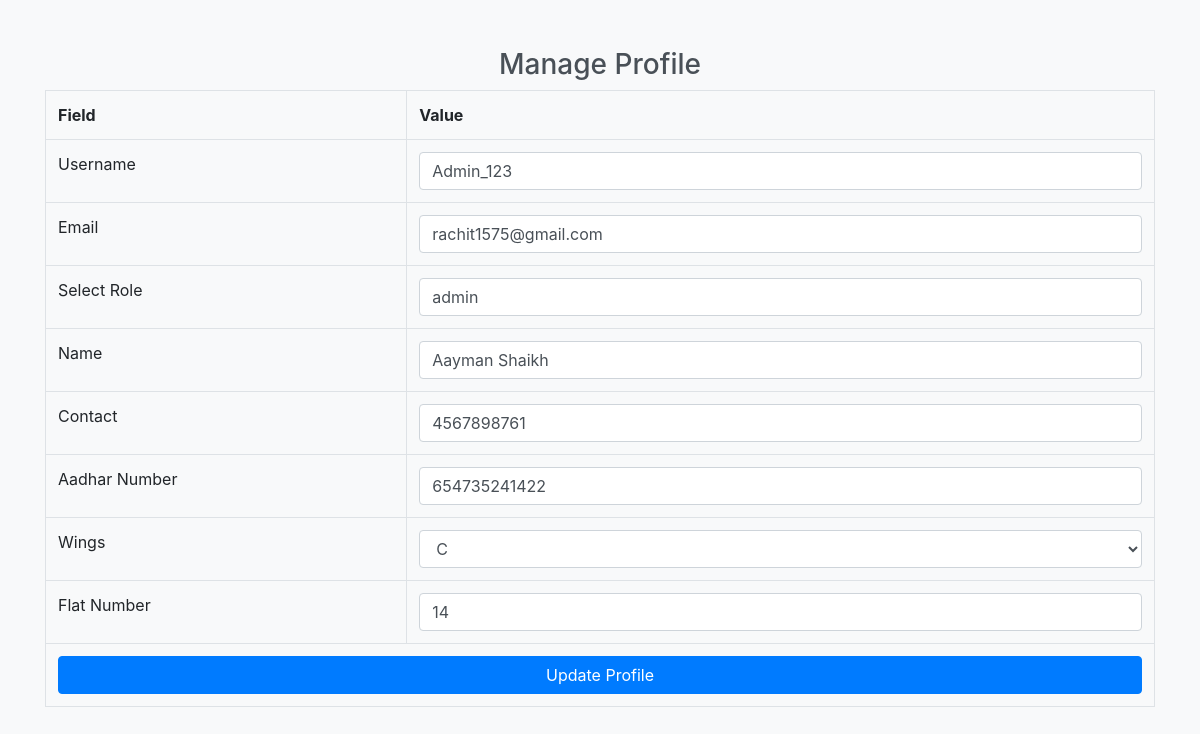
Page /profile.php (signed in) on the committed database.
### tables this page shows
CREATE TABLE `tbluser` (
  `user_id` int(11) NOT NULL,
  `username` varchar(20) NOT NULL,
  `email` varchar(30) NOT NULL,
  `password` varchar(100) NOT NULL,
  `user_role` varchar(20) NOT NULL,
  `name` varchar(20) NOT NULL,
  `contact` bigint(20) NOT NULL,
  `aadhar_no` bigint(20) NOT NULL,
  `wings` varchar(1) NOT NULL,
  `flat_no` int(4) NOT NULL,
  `created_at` datetime DEFAULT current_timestamp()
);

### profile.php (the view, shortened to what this page needs)
<?php
require 'dbFile/database.php';
$user_id = $_SESSION['user_id'];
$sql = "SELECT * FROM tblUser WHERE user_id = $user_id";
$result = mysqli_query($conn, $sql);
$q = mysqli_fetch_assoc($result);
?>
<!DOCTYPE html>
<html lang="en">
<head>
    <link href="https://cdn.jsdelivr.net/npm/bootstrap@4.5.2/dist/css/bootstrap.min.css" rel="stylesheet">
</head>
<body>
<div class="container mt-5">
    <h2 class="text-center">Manage Profile</h2>
    <form action="<?php echo htmlspecialchars($_SERVER['PHP_SELF']); ?>" method="post">
        <div class="table-responsive">
            <table class="table table-bordered">
                <tr>
                    <th>Field</th>
                    <th>Value</th>
                </tr>
                <tr>
                    <td><label for="username">Username</label></td>
                    <td><input type="text" class="form-control" id="username" name="username" pattern="^(?=.*[A-Z])(?=.*\d)(?=.*_)[A-Za-z\d_]{5,20}$"
                               title="Username should be 5-20 characters long, contain (Xyz_012)"
                               value="<?php echo htmlspecialchars($q['username']); ?>" required></td>
                </tr>
                <tr>
                    <td><label for="email">Email</label></td>
                    <td><input type="email" class="form-control" id="email" name="email"
                               value="<?php echo htmlspecialchars($q['email']); ?>" required></td>
                </tr>
                <tr>
                    <td><label for="user_role">Select Role</label></td>
                    <td>
                        <span class="form-control"><?php echo htmlspecialchars($q['user_role']); ?></span>
                    </td>
                </tr>
                <tr>
                    <td><label for="name">Name</label></td>
                    <td><input type="text" class="form-control" id="name" name="name" pattern="[A-Za-z ]{1,20}$"
                               title="Name should contain only letters" value="<?php echo htmlspecialchars($q['name']); ?>" required></td>
                </tr>
                <tr>
                    <td><label for="contact">Contact</label></td>
                    <td><input type="text" class="form-control" id="contact" name="contact" pattern="\d{10}"
                               title="Contact should contain exactly 10 digits and no other characters."
                               value="<?php echo htmlspecialchars($q['contact']); ?>" required></td>
                </tr>
                <tr>
                    <td><label for="aadhar_no">Aadhar Number</label></td>
                    <td>
                        <span class="form-control"><?php echo htmlspecialchars($q['aadhar_no']); ?></span>
                    </td>
                </tr>
                <tr>
                    <td><label for="wings">Wings</label></td>
                    <td>
                        <select class="form-control" id="wings" name="wings" required>
                            <option value="C" <?php echo $q['wings'] == 'C' ? 'selected' : ''; ?>>C</option>
                        </select>
                    </td>
                </tr>
                <tr>
                    <td><label for="flat_no">Flat Number</label></td>
                    <td><input type="text" class="form-control" id="flat_no" name="flat_no" pattern="\d{1,4}"
                               title="Flat number should contain only numbers between 1 to 4 digits long."
                               value="<?php echo htmlspecialchars($q['flat_no']); ?>" required></td>
                </tr>
                <tr>
                    <td colspan="2">
                        <button type="submit" name="btnupdate" class="btn btn-primary btn-block">Update Profile</button>
                    </td>
                </tr>
            </table>
        </div>
    </form>
</div>
</body>
</html>

### profile.php (style rules this page uses)
body { font-size: 16px; line-height: 1.5; background-color: #f8f9fa; }
h2 { font-size: 28px; color: #495057; }
table { font-size: 16px; }
.btn-primary { background-color: #007bff; border-color: #007bff; }

### rows in the picture
tbluser: username "Admin_123", email "rachit1575@gmail.com", user_role "admin", name "Aayman Shaikh", contact "4567898761", aadhar_no "654735241422", wings "C", flat_no "14"
